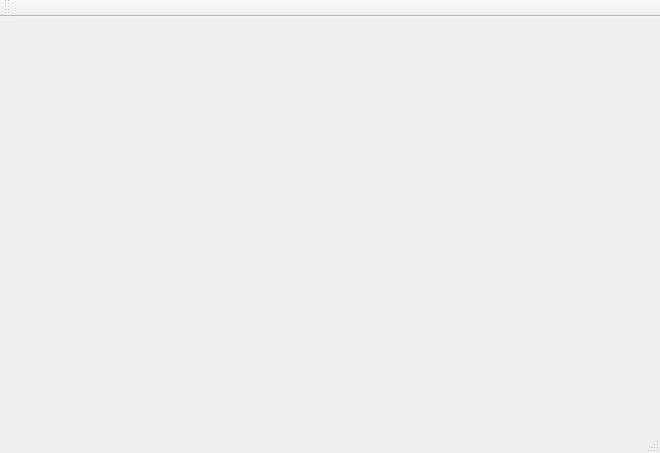
<?xml version="1.0" encoding="UTF-8"?>
<ui version="4.0">
 <class>PainterDemoClass</class>
 <widget class="QMainWindow" name="PainterDemoClass">
  <property name="geometry">
   <rect>
    <x>0</x>
    <y>0</y>
    <width>660</width>
    <height>453</height>
   </rect>
  </property>
  <property name="windowTitle">
   <string>PainterDemo</string>
  </property>
  <widget class="QWidget" name="centralWidget"/>
  <widget class="QMenuBar" name="menuBar">
   <property name="geometry">
    <rect>
     <x>0</x>
     <y>0</y>
     <width>660</width>
     <height>23</height>
    </rect>
   </property>
  </widget>
  <widget class="QToolBar" name="mainToolBar">
   <attribute name="toolBarArea">
    <enum>TopToolBarArea</enum>
   </attribute>
   <attribute name="toolBarBreak">
    <bool>false</bool>
   </attribute>
  </widget>
  <widget class="QStatusBar" name="statusBar"/>
 </widget>
 <layoutdefault spacing="6" margin="11"/>
 <resources>
  <include location="painterdemo.qrc"/>
 </resources>
 <connections/>
</ui>
